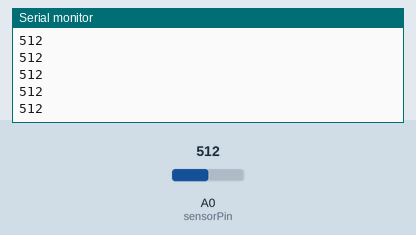
This sketch was run on a simulated Arduino Uno, built with avr-gcc and run on an emulated ATmega328P. Shown: the last lines printed to the serial monitor. The inputs (shaded band) are chosen by the test bench; at power-on: A0 (sensorPin) = 512.

Above: at 1.2 s.
1.3 s: A0 (sensorPin) set to 710
At 1.31 s:
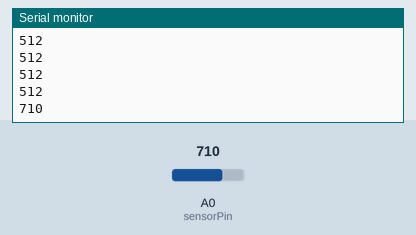
2.8 s: A0 (sensorPin) set to 716
At 2.81 s:
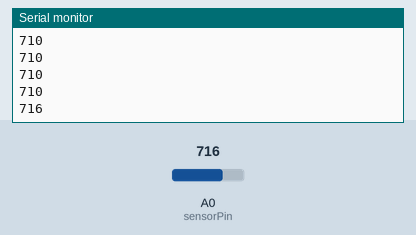
Timing chart, 0 to 5.8 s (numbered marks = the images above; inputs shaded):
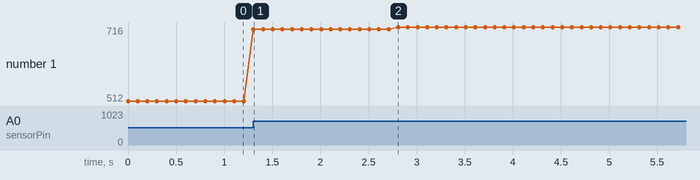

Measured:
- after the input at 1.3 s, the serial monitor: prints a new line at once (image 1)
- after the input at 2.8 s, the serial monitor: prints a new line at once (image 2)
- plotted number 1: 512 → 710 after the input at 1.3 s, 710 → 716 after the input at 2.8 s

The sketch:

ldr.ino
```cpp
int sensorPin = A0; // select the input pin for LDR
int ldf=4;
int sensorValue = 0; // variable to store the value coming from the sensor
void setup() {
Serial.begin(9600); //sets serial port for communication
}
void loop() {
sensorValue = analogRead(sensorPin); // read the value from the sensor
Serial.println(sensorValue); //prints the values coming from the sensor on the screen
if(sensorValue >=700){
    digitalWrite(ldf,HIGH);
  }
  else{
    digitalWrite(ldf,LOW);
  }
delay(100);

}
```
